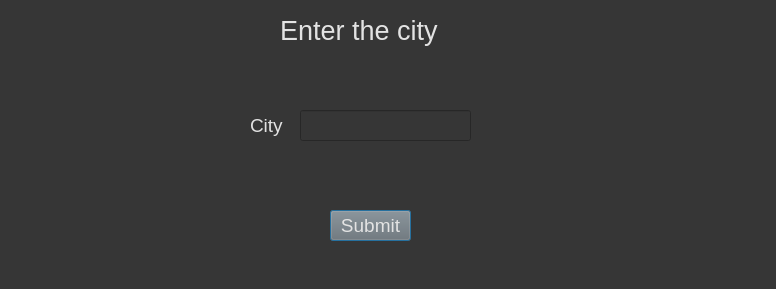
<?xml version="1.0" encoding="UTF-8"?>
<ui version="4.0">
 <class>Dialog</class>
 <widget class="QDialog" name="Dialog">
  <property name="geometry">
   <rect>
    <x>0</x>
    <y>0</y>
    <width>776</width>
    <height>289</height>
   </rect>
  </property>
  <property name="windowTitle">
   <string>Dialog</string>
  </property>
  <property name="styleSheet">
   <string notr="true">background-color: rgb(54, 54, 54);</string>
  </property>
  <widget class="QLabel" name="label">
   <property name="geometry">
    <rect>
     <x>250</x>
     <y>110</y>
     <width>41</width>
     <height>31</height>
    </rect>
   </property>
   <property name="styleSheet">
    <string notr="true">color: rgb(225, 225, 225); font-size: 14pt</string>
   </property>
   <property name="text">
    <string>City</string>
   </property>
  </widget>
  <widget class="QLineEdit" name="city">
   <property name="geometry">
    <rect>
     <x>300</x>
     <y>110</y>
     <width>171</width>
     <height>31</height>
    </rect>
   </property>
   <property name="styleSheet">
    <string notr="true">font-size: 12pt; 
color: rgb(255, 255, 255);</string>
   </property>
  </widget>
  <widget class="QLabel" name="label_2">
   <property name="geometry">
    <rect>
     <x>280</x>
     <y>10</y>
     <width>161</width>
     <height>41</height>
    </rect>
   </property>
   <property name="styleSheet">
    <string notr="true">font-size: 20pt; 
color: rgb(227, 227, 227);</string>
   </property>
   <property name="text">
    <string>Enter the city</string>
   </property>
  </widget>
  <widget class="QPushButton" name="submin_city_btn">
   <property name="geometry">
    <rect>
     <x>330</x>
     <y>210</y>
     <width>81</width>
     <height>31</height>
    </rect>
   </property>
   <property name="styleSheet">
    <string notr="true">color: rgb(227, 227, 227); font-size: 14pt;
background-color: rgb(113, 113, 113);</string>
   </property>
   <property name="text">
    <string>Submit</string>
   </property>
  </widget>
 </widget>
 <resources/>
 <connections/>
</ui>
